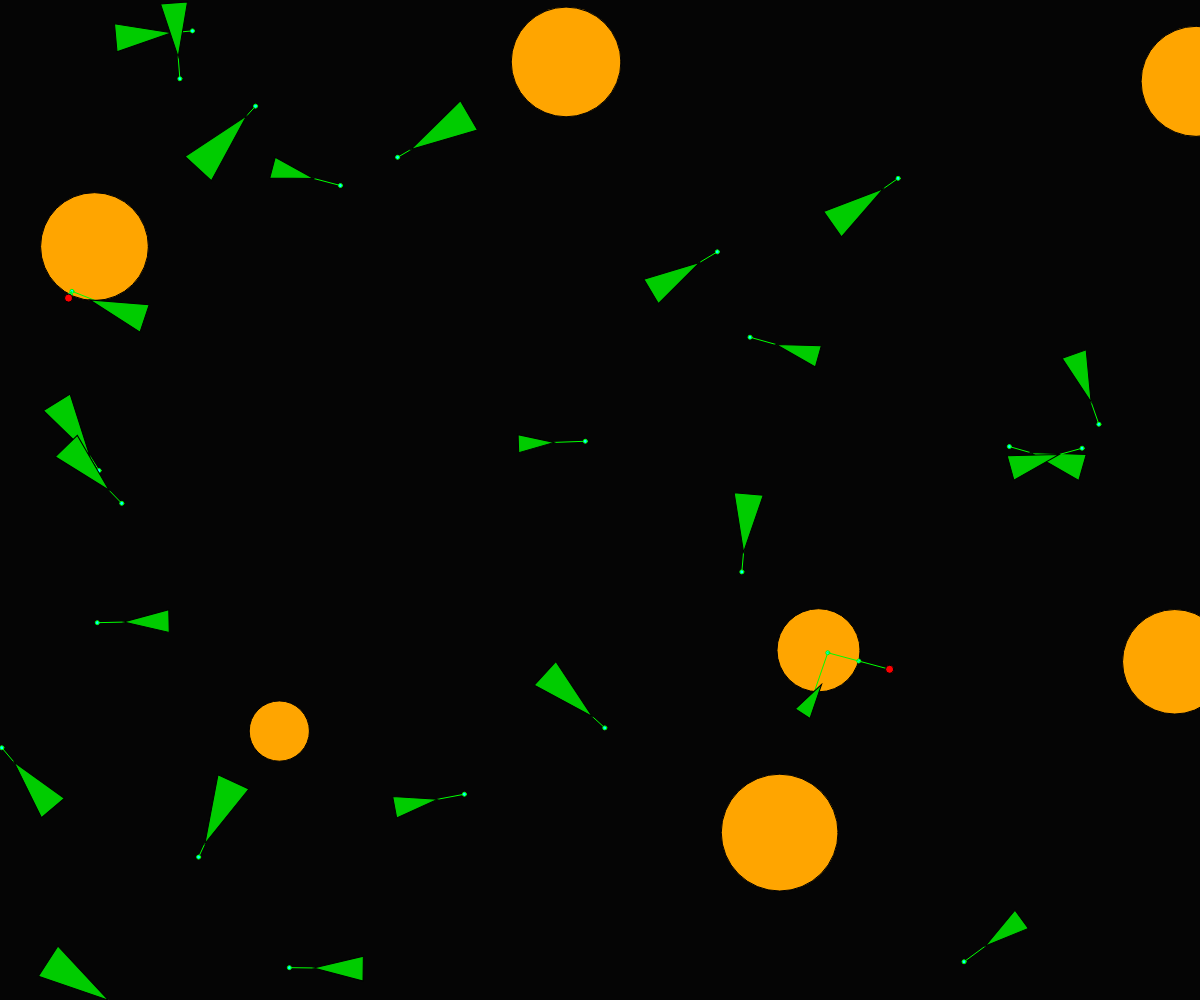
Frame 1 (no input)
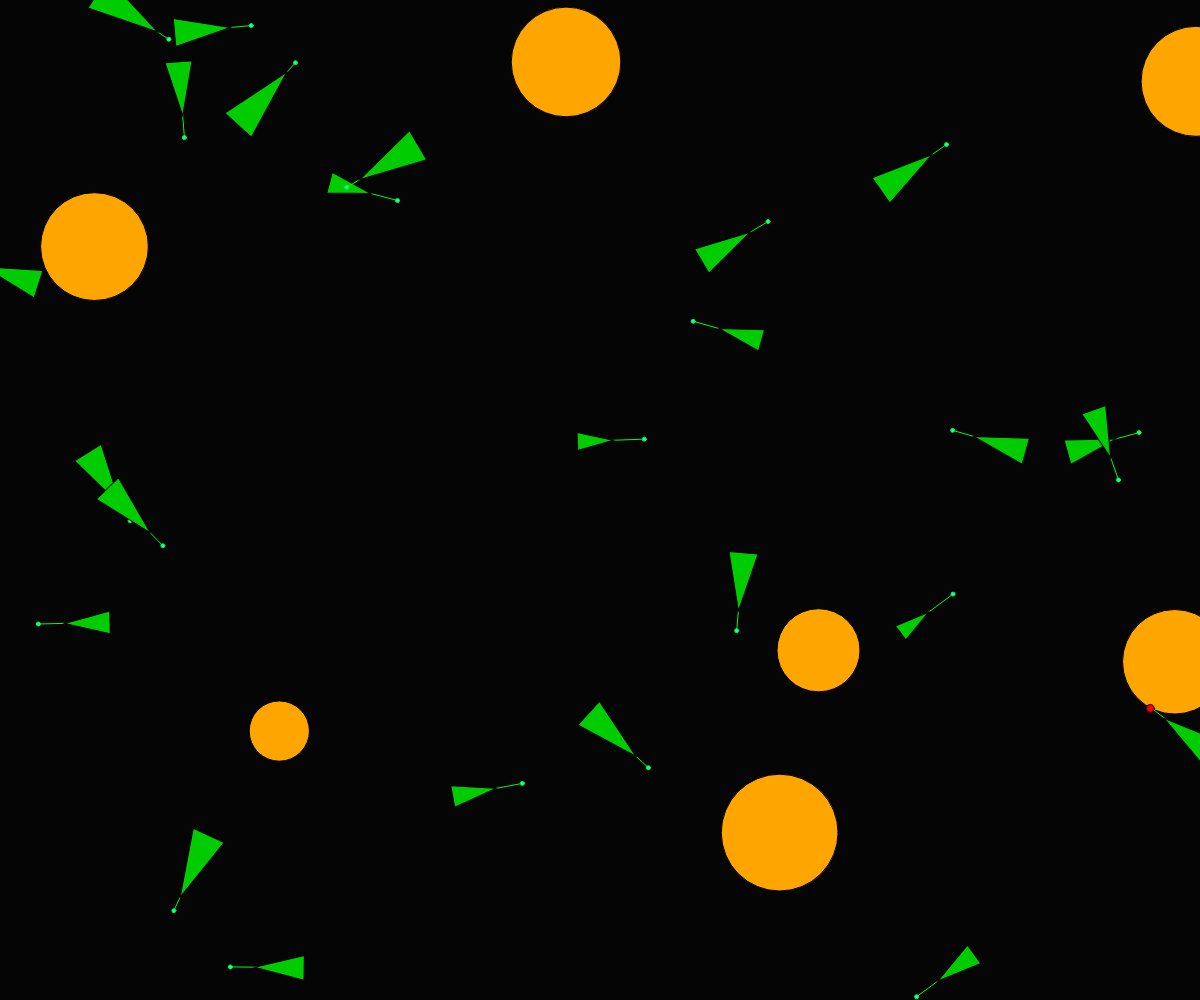
Frame 60 (no input)
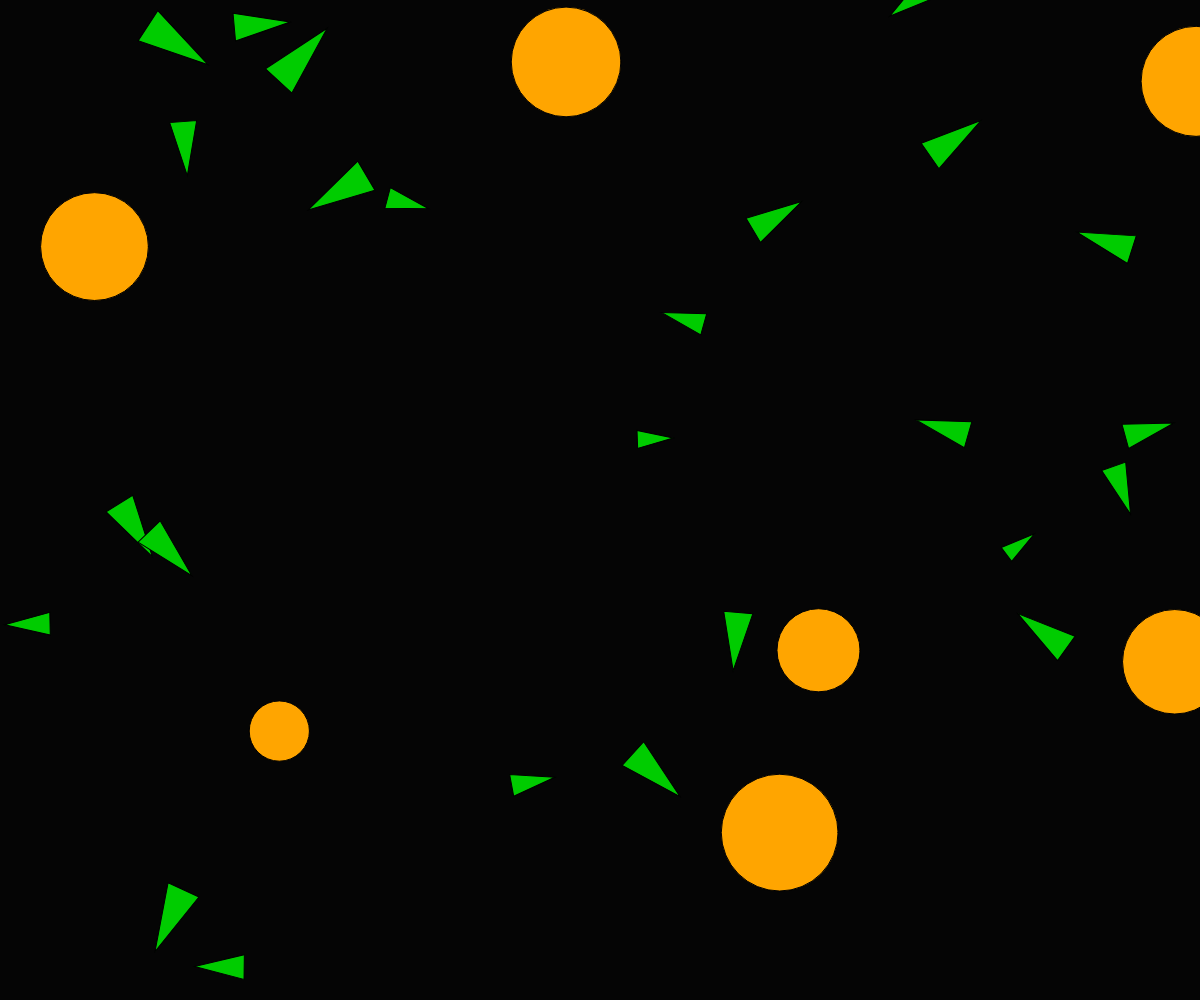
Frame 120 (the mouse pressed at the canvas centre since frame 60)

The p5.js sketch that drew these frames (run headless with seeded random() and noise() and a simulated clock; from frame 60 on, the mouse is pressed at the canvas centre):

// p5.js sketch
// ── sketch.js
let vehicles = [];
let obstacles = [];
let debug = true;

function setup() {
  createCanvas(windowWidth, windowHeight);
  for (let i = 0; i < 25; i++) {
    vehicles.push(new Vehicle(random(width), random(height)))
  }

  for (let j = 0; j < 7; j++) {
    obstacles.push(new Obstacle(random(width), random(height), random(30, 70)));
  }
}

function mousePressed() {
  debug = !debug;
}

function draw() {
  background(5);
  for (const obstacle of obstacles) {
    obstacle.render();
  }

  for (let vehicle of vehicles) {
    vehicle.contain(obstacles);
    vehicle.update();
    vehicle.edges();
    vehicle.render();
  }
}

class Vehicle {
  constructor(x, y) {
    this.pos = createVector(x, y);
    this.vel = p5.Vector.random2D();
    this.acc = createVector();
    this.r = random(8, 18);
    this.maxspeed = 3;
    this.maxforce = 0.3;
  }
  
  applyForce(force) {
    this.acc.add(force);
  }
  
  seek(target) {
    const desired = p5.Vector.sub(target, this.pos);
    desired.setMag(this.maxspeed);
    const steering = p5.Vector.sub(desired, this.vel);
    steering.limit(this.maxforce);
    this.applyForce(steering);
  }
  
  contain(obstacles) {
    let futurePos = this.vel.copy();
    futurePos.setMag(50);
    futurePos.add(this.pos);
    if (debug) {
      stroke("lime");
      fill("cyan");
      line(this.pos.x, this.pos.y, futurePos.x, futurePos.y);
      circle(futurePos.x, futurePos.y, 4);
    }
    for (const obstacle of obstacles) {
      if (obstacle.intersects(futurePos)) {
        const normalVec = obstacle.normalVec(futurePos);
        if (debug) {
          circle(futurePos.x+normalVec.x, futurePos.y+normalVec.y, 4);
        }
        normalVec.mult(2);
        const target = p5.Vector.add(normalVec, futurePos);
        if (debug) {
          line(futurePos.x, futurePos.y, target.x, target.y);
          stroke(0);
          fill("red");
          circle(target.x, target.y, 8);
        }
        this.seek(target);
      }
    }
  }
  
  update() {
    this.vel.add(this.acc);
    this.vel.limit(this.maxspeed);
    this.pos.add(this.vel);
    this.acc.mult(0);
  }
  
  edges() {
    if (this.pos.x < 0) {
      this.pos.x = width;
    } else if (this.pos.x > width) {
      this.pos.x = 0;
    }
    if (this.pos.y < 0) {
      this.pos.y = height;
    } else if (this.pos.y > height) {
      this.pos.y = 0;
    }
  }
  
  render() {
    push();
    translate(this.pos.x, this.pos.y);
    rotate(this.vel.heading());
    stroke(0);
    fill(0, 204, 0);
    triangle(this.r*2, 0, -this.r*2, -this.r, -this.r*2, this.r);
    pop();
  }
}

class Obstacle {
  constructor(x, y, r) {
    this.pos = createVector(x, y);
    this.r = r;
  }
  
  intersects(pos) {
    return this.pos.dist(pos) < this.r;
  }
  
  normalVec(pos) {
    const normalVec = pos.copy();
    normalVec.sub(this.pos);
    const m = normalVec.mag();
    normalVec.setMag(this.r - m);
    return normalVec;
  }
  
  render() {
    stroke(0);
    fill("orange");
    circle(this.pos.x, this.pos.y, this.r*2);
  }
}
